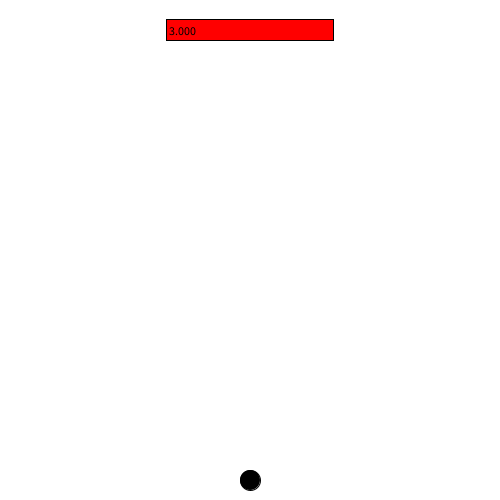
Frame 1 (no input)
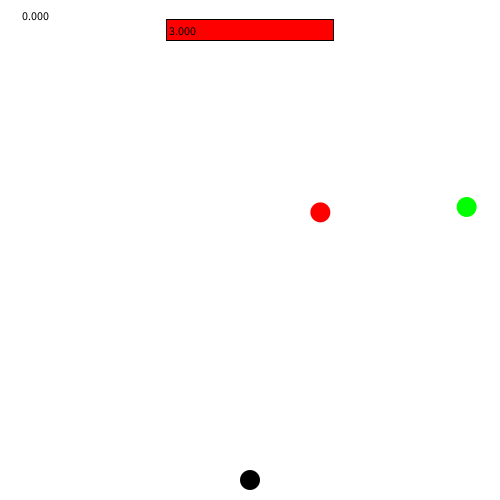
Frame 60 (the mouse pressed at the canvas centre just before this capture)
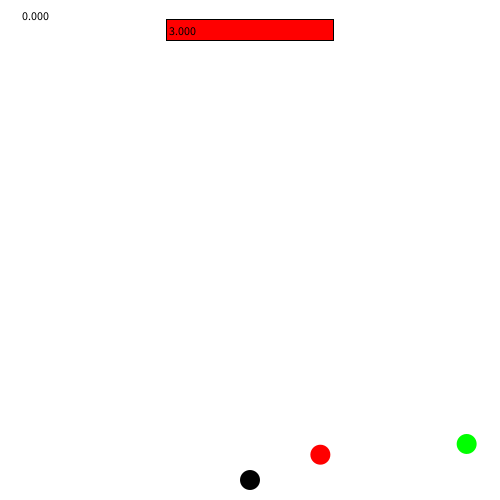
Frame 120 (the mouse held since frame 60 and released just before this capture)

The Processing sketch that drew these frames (run headless with seeded random() and noise(); from frame 60 on, the mouse is pressed at the canvas centre):

// Processing sketch: processing_118127
// ── processing_118127.pde

meteor m1 = new meteor();
money mo1 = new money();

float ufox = -1;
boolean live = true;
float hp = 3;
float money = 0;
boolean pause = false;
int delayshop = 0;
int ufoSpeed = 1;
float pricespeed = 0;
float pricehp = 0;
float hpmax = 3;
//det er dem der vise hvor mange gange du har opgraderet noget
int nr = 1;
int nr2 = 1;

void setup()
{
size(500,500);
}

void draw()
{
background(255,255,255);

if(live == false)
{
noLoop();
}
if(pause != true)
{
text(money,20,20);
ufoMove();
m1.mete();
mo1.penge();
hp();
activateshop();
}else{
shop();
disactivateshop();
speedimmage();
hpimmage();
}

}


void hpimmage()
{
pricehp =100*nr2;
fill(0,0,0);
text("more hp " + pricehp ,30,115); 
noStroke();
fill(255,255,0);
ellipse(150,110,20,20);
fill(0,0,0);
rect(142.5,107.5,15,5);
rect(147.5,102.5,5,15);
}





void speedimmage()
{
pricespeed =100*nr;
fill(0,0,0);
text("more speed " + pricespeed,30,85); 
noStroke();
fill(255,255,0);
ellipse(150,80,20,20);
fill(0,0,0);
rect(142.5,77.5,15,5);
rect(147.5,72.5,5,15);
}


void disactivateshop()
{
//dette er til at den registere ikke den samme tryk på tastaturet.
if(delayshop == 0)
{
delayshop = 100;
}
if(delayshop>1)
{
delayshop = delayshop -1;
}
if(delayshop==1)
{
{
if(keyPressed)
{
if(keyCode == UP)
{
pause = false;
delayshop = 0;
}
}
}
}
}

void activateshop()
{
//dette er til at den registere ikke den samme tryk på tastaturet.
if(delayshop == 0)
{
delayshop = 100;
}
if(delayshop>1)
{
delayshop = delayshop -1;
}
if(delayshop==1)
{
{
if(keyPressed)
{
if(keyCode == UP)
{
pause = true;
delayshop = 0;
}
}
}
}
}

void shop()
{
fill(0,0,0);
text("shop",20,20);
text("your money " + money,20,40);

}

void ufoMove()
{
//dette er til at centrede ofon væd start
if(ufox == -1)
{
ufox = width/2;
}

float ufoy = height-20;
//dette er til at begvege ufo
if(keyPressed)
{
if(keyCode == LEFT)
{
ufox= ufox - ufoSpeed;
}
if(keyCode == RIGHT)
{
ufox= ufox + ufoSpeed;
}
}
//dette er ufo
fill(0,0,0);
ellipse(ufox,ufoy,20,20);

}

float distanza(float x1,float x2,float x3, float x4)
{
float dis = sqrt((x1-x2)*(x1-x2)+(x3-x4)*(x3-x4));
return dis;
}

void hp()
{

float rectp = 100;
fill(255,255,255);
stroke(0,0,0);
rect(width/2-width/6-1,20-1,width/3+1,21);
noStroke();
fill(255,0,0);
rectp = (width/3)*(hp/hpmax);
rect(width/2-width/6,20,rectp,20);
fill(0,0,0);
text(hp,width/2-width/6,35);
if(hp<=0)
{
live = false;
}
}


class money
{
float x = -30;
float y = -30;
float speed = 0;

void penge()
{
//dette er for at give den en ny x 
if(x==-30)
{
x = random(width-20)+10;
speed = random(3,7);
}
y = y + speed;
//dette er for at den starter oppe igen
if(y>=height+20)
{
x = -30;
y = -30;
}
//det er selve meteoren
fill(0,255,0);
noStroke();
ellipse(x,y,20,20);
//hvis den rammer
float d = distanza(ufox,x,height-25,y);
if(d<=20)
{
money = money + 50;
x = -30;
y = -30;
}

}
}






class meteor
{
float x = -30;
float y = -30;
float speed = 0;
void mete()
{
//dette er for at give den en ny x 
if(x==-30)
{
x = random(width-20)+10;
speed = random(3,7);
}
y = y + speed;
//dette er for at den starter oppe igen
if(y>=height+20)
{
x = -30;
y = -30;
}
//det er selve meteoren
fill(255,0,0);
noStroke();
ellipse(x,y,20,20);

float d = distanza(ufox,x,height-25,y);
if(d<=20)
{
hp = hp-1;
x = -30;
y = -30;
}

}
}

void mouseClicked()
{

if(pause=true)
{
//speed upgrade
float s = distanza(mouseX,150,mouseY,80);
if(s<=10)
{
pricespeed =100*nr;
if(money>=pricespeed)
{
ufoSpeed = ufoSpeed + 1;
money = money-(100*nr);
nr = nr*2;
pricespeed =100*nr;
}
}


//hp upgrade
float h = distanza(mouseX,150,mouseY,110);
if(h<=10)
{
pricehp =100*nr2;
if(money>=pricehp)
{
hpmax = hpmax + 1;
hp = hpmax;
money = money-(100*nr2);
nr2 = nr2 * 2;
pricehp =100*nr2;
}


}
}

}
